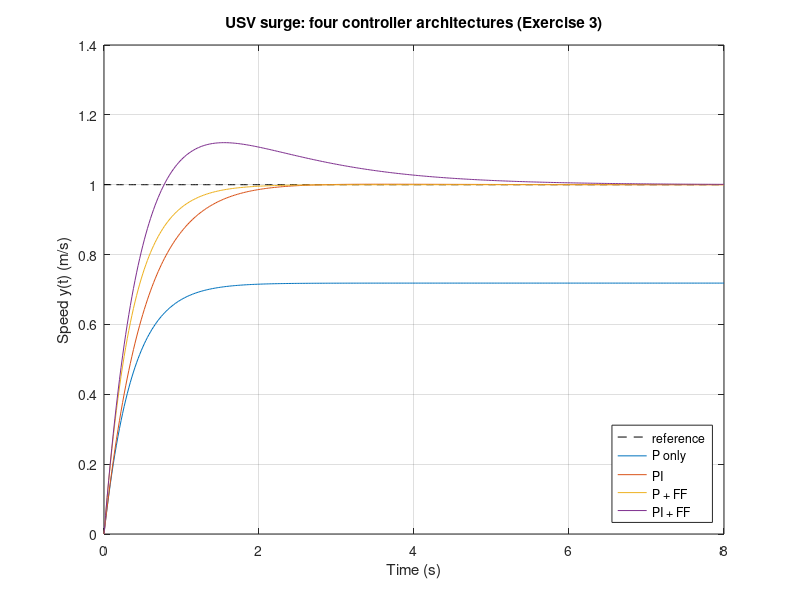
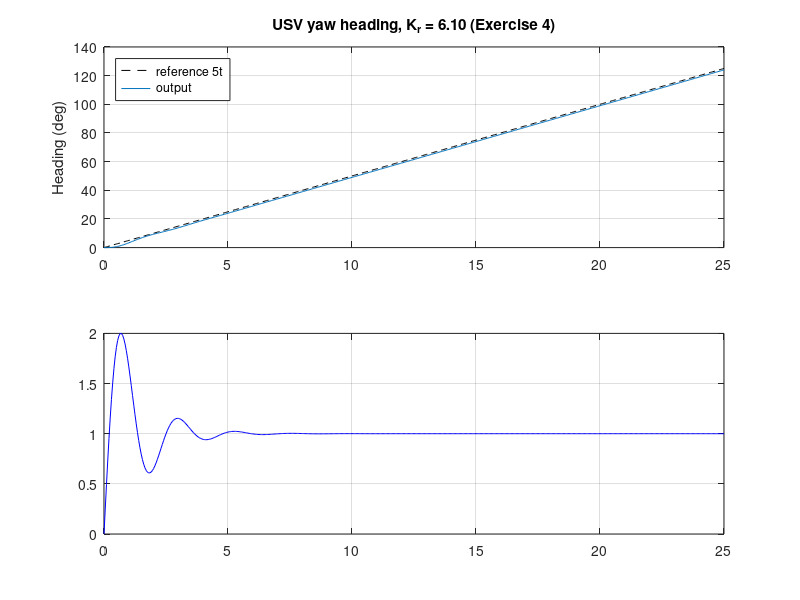

Write MATLAB code to recreate these figures, in order. (Note: this script raises an error after producing the figures.)
% assignment_solutions.m  --  Steady-State Error Assignment verification
% ME 2801 -- Controls Engineering
%
% Run section-by-section (Ctrl+Enter or "Run Section").
% Each section verifies the analytical answers from the corresponding
% exercise in assignment_steady_state_error.tex.

%% Exercise 1 -- Three test inputs (Type 0 plant)
%
% G(s) = 600 / ((s+10)(s^2 + 4s + 25))
% Hand: Type 0; Kx = 600/250 = 2.4; e_step = 1/3.4 = 0.2941;
%       e_ramp = e_para = Inf

G1 = tf(600, conv([1 10], [1 4 25]));

Kx = dcgain(G1);
fprintf('--- Exercise 1 ---\n')
fprintf('Kx = %.4f  (expect 2.40)\n', Kx)

T1   = feedback(G1, 1);
ess1 = 1 - dcgain(T1);
fprintf('e_step (1 - dcgain(T)) = %.4f  (expect 0.2941)\n', ess1)

%% Exercise 2 -- Design a P-only velocity tracking compensator
%
% Plant:      G_p(s) = (s+5) / (s(s+8)(s+12))
% Controller: C(s)   = Kp
% Hand: Type 1; Kv = 5*Kp/96 = 25 => Kp = 480
% Verify all closed-loop poles are in the LHP.

Gp = tf([1 5], conv([1 0], conv([1 8], [1 12])));
Kp = 480;

Kv = 5*Kp/96;
fprintf('\n--- Exercise 2 ---\n')
fprintf('Kp = %d, Kv = %.2f  (expect 25.00)\n', Kp, Kv)
fprintf('1/Kv = %.4f          (expect 0.0400)\n', 1/Kv)

p = pole(feedback(Kp*Gp, 1));
fprintf('Closed-loop poles:\n')
disp(p)
fprintf('Max real part = %.3f  (must be < 0 for stability)\n', max(real(p)))

%% Exercise 3 -- USV surge: P / PI / P+FF / PI+FF
%
% G_p = 5.1 / (1.3 s + 1)
% Kp = 0.5, Ki = 0.4, Kff = 1/5.1
% Hand: e_ss = 0.282, 0, 0, 0  (in m/s for unit-step command)

K_plant = 5.1;
tau_p   = 1.3;
G_p     = tf(K_plant, [tau_p 1]);

Kp  = 0.5;
Ki  = 0.4;
Kff = 1/K_plant;

C_P  = tf(Kp, 1);
C_PI = tf([Kp Ki], [1 0]);

T_P    = feedback(C_P  * G_p, 1);
T_PI   = feedback(C_PI * G_p, 1);
T_PFF  = G_p * (C_P  + Kff) / (1 + C_P  * G_p);
T_PIFF = G_p * (C_PI + Kff) / (1 + C_PI * G_p);

fprintf('\n--- Exercise 3: step DC gain = 1 means zero SSE ---\n')
fprintf('(a) P only:   T(0) = %.4f, e_ss = %.4f  (expect 0.282)\n', dcgain(T_P),    1-dcgain(T_P))
fprintf('(b) PI:       T(0) = %.4f, e_ss = %.4f  (expect 0)\n',     dcgain(T_PI),   1-dcgain(T_PI))
fprintf('(c) P + FF:   T(0) = %.4f, e_ss = %.4f  (expect 0)\n',     dcgain(T_PFF),  1-dcgain(T_PFF))
fprintf('(d) PI + FF:  T(0) = %.4f, e_ss = %.4f  (expect 0)\n',     dcgain(T_PIFF), 1-dcgain(T_PIFF))

% Plot the four step responses
t = 0:0.02:8;
figure(3); clf; hold on; grid on; box on
plot(t, ones(size(t)), 'k--', 'DisplayName', 'reference')
plot(t, step(T_P,    t), 'DisplayName', 'P only')
plot(t, step(T_PI,   t), 'DisplayName', 'PI')
plot(t, step(T_PFF,  t), 'DisplayName', 'P + FF')
plot(t, step(T_PIFF, t), 'DisplayName', 'PI + FF')
xlabel('Time (s)'); ylabel('Speed y(t) (m/s)')
title('USV surge: four controller architectures (Exercise 3)')
legend('Location', 'southeast')

%% Exercise 4 -- USV yaw heading: ramp tracking design
%
% Yaw-rate plant:    G_yaw_rate = 0.82 / (0.61 s + 1)
% Heading is the integral of yaw rate, so the heading plant adds 1/s:
%   G_r = G_yaw_rate / s = 0.82 / (s (0.61 s + 1))
% Hand: Kv = 0.82*Kr; spec |e_ss| <= 1 deg for slope = 5 deg/s
%       => Kr >= 5/0.82 = 6.10

K_y       = 0.82;
tau_y     = 0.61;
G_yawrate = tf(K_y, [tau_y 1]);                    % yaw-rate plant
G_r       = tf(K_y, conv([tau_y 1], [1 0]));        % heading plant = G_yawrate / s

Kr_min = 5/K_y;
fprintf('\n--- Exercise 4 ---\n')
fprintf('Min Kr for 1-deg heading error at 5 deg/s ramp: Kr = %.3f\n', Kr_min)

% Simulate ramp response at Kr = Kr_min
Kr   = Kr_min;
T_yh = feedback(Kr * G_r, 1);

t = 0:0.05:25;
r = 5 * t;                     % degrees
y = lsim(T_yh, r, t);
e = r - y';

fprintf('e_ss from simulation (last sample) = %.3f deg (expect 1.0)\n', e(end))

figure(4); clf
subplot(2,1,1)
hold on; grid on; box on
plot(t, r, 'k--', 'DisplayName', 'reference 5t')
plot(t, y,        'DisplayName', 'output')
ylabel('Heading (deg)')
title(sprintf('USV yaw heading, K_r = %.2f (Exercise 4)', Kr))
legend('Location', 'northwest')

subplot(2,1,2)
hold on; grid on; box on
plot(t, e, 'b')
yline(1, 'r--', 'spec: 1 deg')
xlabel('Time (s)'); ylabel('Tracking error (deg)')
